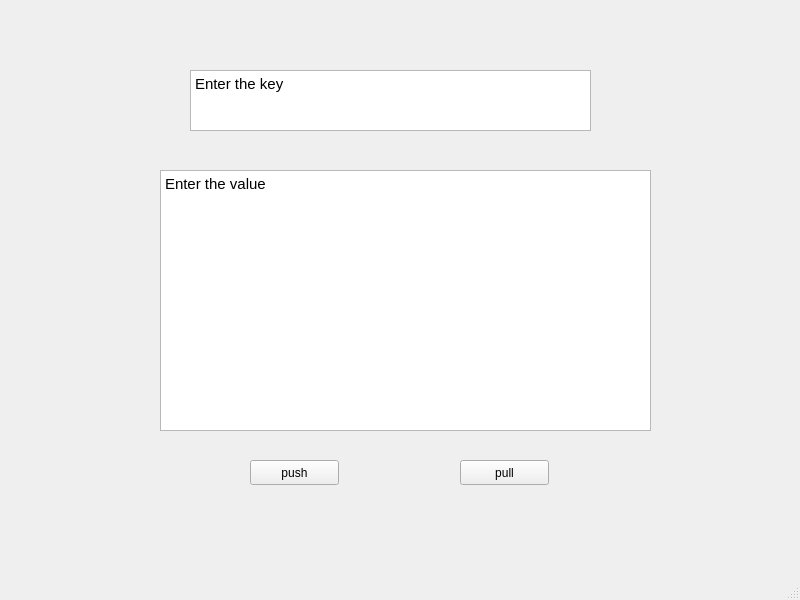
<?xml version="1.0" encoding="UTF-8"?>
<ui version="4.0">
 <class>MainWindow</class>
 <widget class="QMainWindow" name="MainWindow">
  <property name="geometry">
   <rect>
    <x>0</x>
    <y>0</y>
    <width>800</width>
    <height>600</height>
   </rect>
  </property>
  <property name="windowTitle">
   <string>MainWindow</string>
  </property>
  <widget class="QWidget" name="centralwidget">
   <widget class="QTextEdit" name="value">
    <property name="geometry">
     <rect>
      <x>160</x>
      <y>170</y>
      <width>491</width>
      <height>261</height>
     </rect>
    </property>
    <property name="whatsThis">
     <string>value</string>
    </property>
    <property name="html">
     <string>&lt;!DOCTYPE HTML PUBLIC &quot;-//W3C//DTD HTML 4.0//EN&quot; &quot;http://www.w3.org/TR/REC-html40/strict.dtd&quot;&gt;
&lt;html&gt;&lt;head&gt;&lt;meta name=&quot;qrichtext&quot; content=&quot;1&quot; /&gt;&lt;style type=&quot;text/css&quot;&gt;
p, li { white-space: pre-wrap; }
&lt;/style&gt;&lt;/head&gt;&lt;body style=&quot; font-family:'Ubuntu'; font-size:11pt; font-weight:400; font-style:normal;&quot;&gt;
&lt;p style=&quot; margin-top:0px; margin-bottom:0px; margin-left:0px; margin-right:0px; -qt-block-indent:0; text-indent:0px;&quot;&gt;&lt;span style=&quot; font-family:'Ubuntu';&quot;&gt;Enter the value&lt;/span&gt;&lt;/p&gt;&lt;/body&gt;&lt;/html&gt;</string>
    </property>
   </widget>
   <widget class="QTextEdit" name="key">
    <property name="geometry">
     <rect>
      <x>190</x>
      <y>70</y>
      <width>401</width>
      <height>61</height>
     </rect>
    </property>
    <property name="html">
     <string>&lt;!DOCTYPE HTML PUBLIC &quot;-//W3C//DTD HTML 4.0//EN&quot; &quot;http://www.w3.org/TR/REC-html40/strict.dtd&quot;&gt;
&lt;html&gt;&lt;head&gt;&lt;meta name=&quot;qrichtext&quot; content=&quot;1&quot; /&gt;&lt;style type=&quot;text/css&quot;&gt;
p, li { white-space: pre-wrap; }
&lt;/style&gt;&lt;/head&gt;&lt;body style=&quot; font-family:'Ubuntu'; font-size:11pt; font-weight:400; font-style:normal;&quot;&gt;
&lt;p style=&quot; margin-top:0px; margin-bottom:0px; margin-left:0px; margin-right:0px; -qt-block-indent:0; text-indent:0px;&quot;&gt;&lt;span style=&quot; font-family:'Ubuntu';&quot;&gt;Enter the key&lt;/span&gt;&lt;/p&gt;&lt;/body&gt;&lt;/html&gt;</string>
    </property>
   </widget>
   <widget class="QPushButton" name="pushButton">
    <property name="geometry">
     <rect>
      <x>250</x>
      <y>460</y>
      <width>89</width>
      <height>25</height>
     </rect>
    </property>
    <property name="text">
     <string>push</string>
    </property>
   </widget>
   <widget class="QPushButton" name="pushButton_2">
    <property name="geometry">
     <rect>
      <x>460</x>
      <y>460</y>
      <width>89</width>
      <height>25</height>
     </rect>
    </property>
    <property name="text">
     <string>pull</string>
    </property>
   </widget>
  </widget>
  <widget class="QMenuBar" name="menubar">
   <property name="geometry">
    <rect>
     <x>0</x>
     <y>0</y>
     <width>800</width>
     <height>22</height>
    </rect>
   </property>
  </widget>
  <widget class="QStatusBar" name="statusbar"/>
 </widget>
 <resources/>
 <connections/>
</ui>
